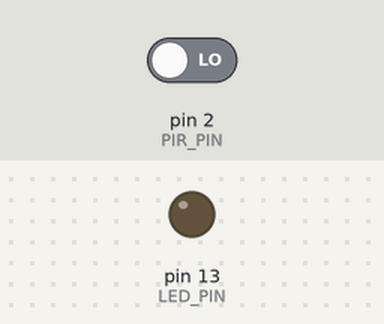
The sketch below on a simulated Arduino Uno, built with avr-gcc and run on an emulated ATmega328P. Parts: output pins drawn as LEDs (lit = HIGH). The test bench sets the inputs (shaded band); at power-on: pin 2 (PIR_PIN) LOW.

Above: at 1.2 s.
1.3 s: pin 2 (PIR_PIN) driven HIGH
At 2.5 s:
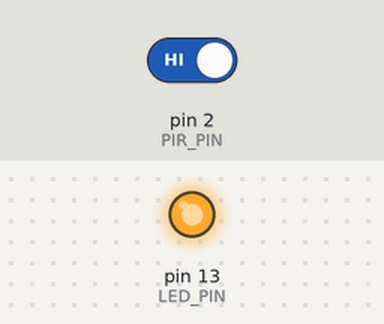
2.8 s: pin 2 (PIR_PIN) driven LOW
At 3.7 s:
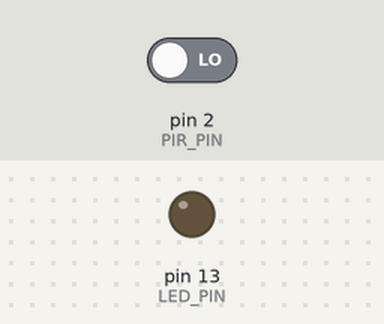
Timing chart, 0 to 5.8 s (numbered marks = the images above; inputs shaded):
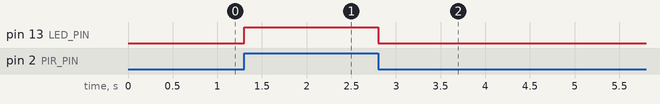

The sketch:

Task1.2P.ino
```cpp
// Declarations
const int PIR_PIN = 2; // Initializing the pin 2 as PIR pin
const int LED_PIN = 13; // Initializing the pin 13 as LED pin

volatile int motionDetected = 0; // To know if motion is detected or not

void setup() {
    pinMode(PIR_PIN, INPUT);
    pinMode(LED_PIN, OUTPUT);
    attachInterrupt(digitalPinToInterrupt(PIR_PIN), motion, CHANGE); // Attaching the motion detection interrupt
}

void loop() {       // Since we are using interrupts in this task, so loop do not have any functions/instructions

}

void motion() {
    motionDetected = digitalRead(PIR_PIN);
    if (motionDetected == 1) { // Motion Detected
        digitalWrite(LED_PIN, HIGH);
    }
    else { // Motion Not Detected
        digitalWrite(LED_PIN, LOW);
    }
}
```

Measured:
- after the input at 1.3 s, pin 13 (LED_PIN): LOW → HIGH at once
- after the input at 2.8 s, pin 13 (LED_PIN): HIGH → LOW at once
